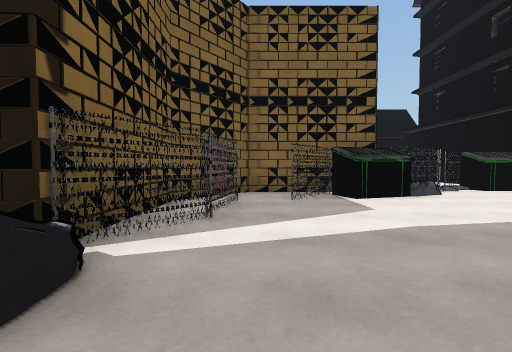
view 1 (above)

15 first-person views from a walk through a scene from a Unity 3-D project. The camera is 1.2 m above the floor, tilts 2° down and sees 90° across. The floor is counted in squares, 2 m on a side. Each view is taken from the middle of a square. On the plan, view 1 faces up. The plan holds only what a view shows up to about 9 squares ahead; the rest is blank. The place goes on beyond the plan. The player is left out. Some animated figures are not drawn.

view 2
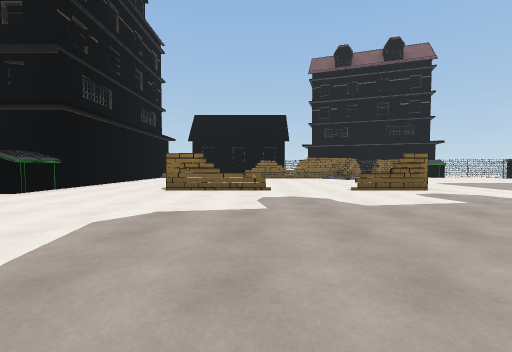

view 3
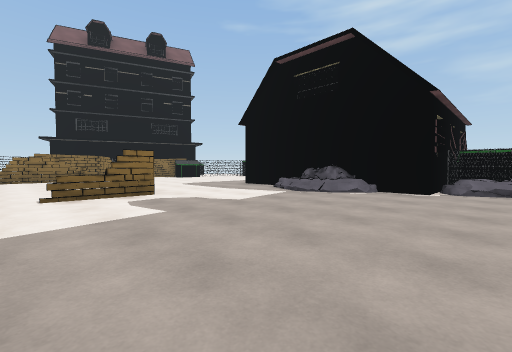

view 4
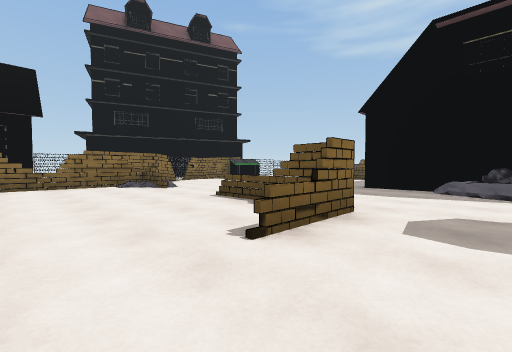

view 5
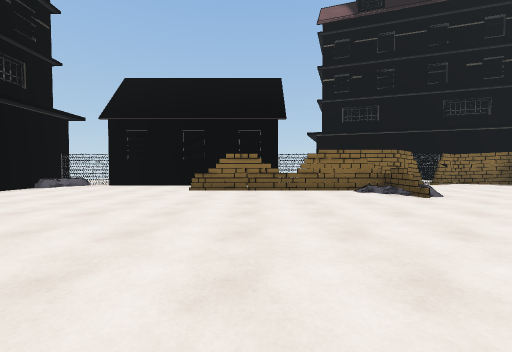

view 6
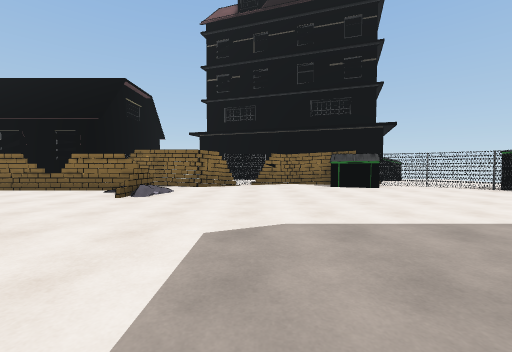

view 7
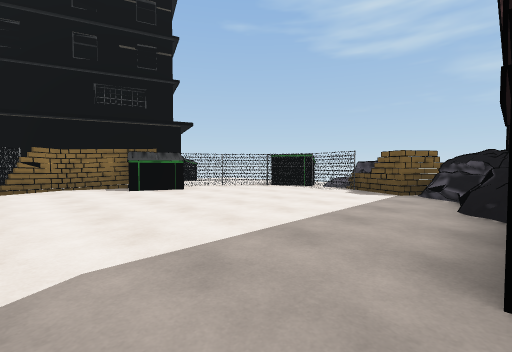

view 8
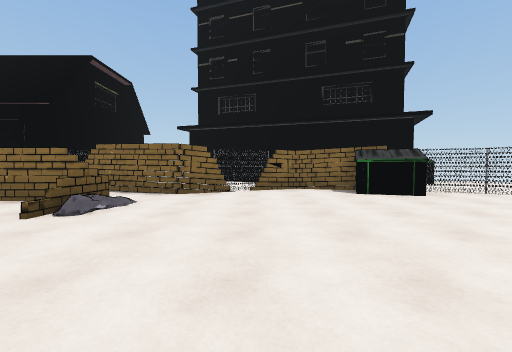

view 9
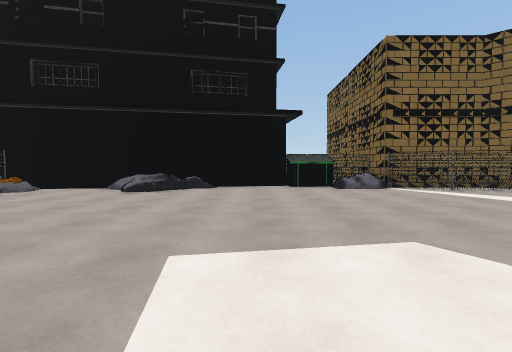

view 10
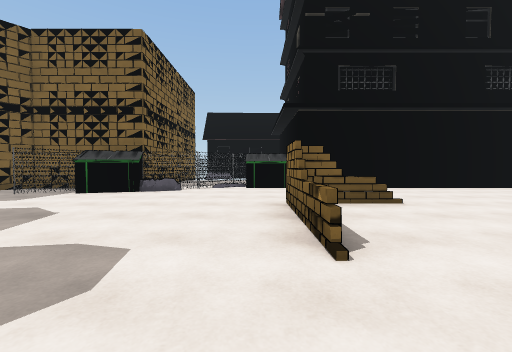

view 11
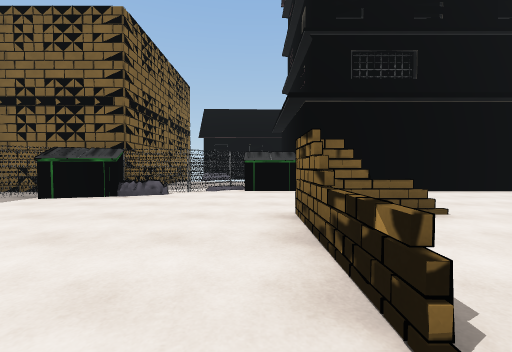

view 12
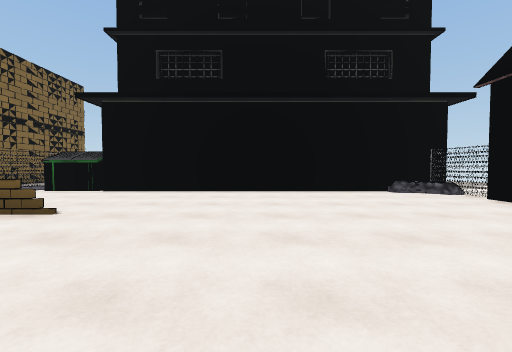

view 13
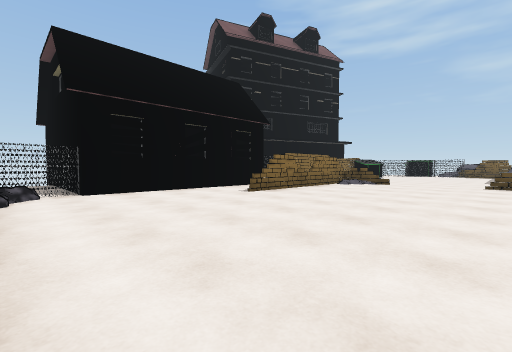

view 14
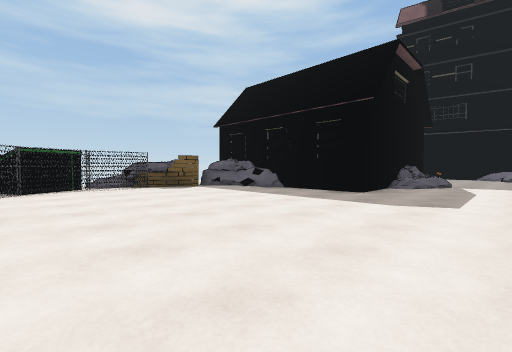

view 15
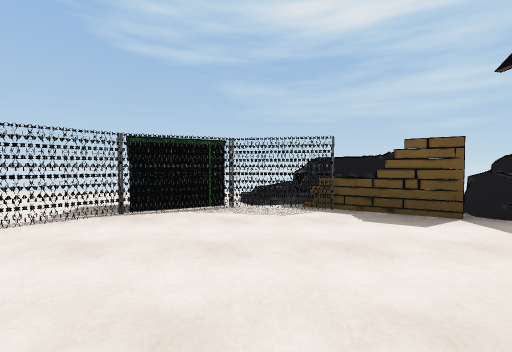

### Floor plan
Points are (right, up) in squares from view 1. A wall is a line through its corners. A room is listed if a view was taken in it or the views show most of it. See-through windows are left out.
Room 1 (views 1, 2, 3, 4, 5, 6, 7, 8, 9, 10, 11, 12, 13, 14, 15)
walls: (6.5, -3.3) (9.5, -3.3); (6.5, -3.4) (6.5, -1.5); (6.5, 0.6) (6.5, 3.4); (11.9, -3.3) (13.5, -3.3) (13.5, 1.6); (8.4, 3.2) (6.5, 3.2); (13.6, -3.4) (11.9, -3.4); (5, -7.1) (5.4, -7.4); (15.3, -0.7) (15.3, 1.6); (2.2, -7.5) (8, -7.5) (8, -11.6) (9.1, -11.9); (8.1, -10) (8.4, -11); (15.3, -5.4) (14.7, -4.3) (15.4, -1.7); (15.3, 2.4) (15.3, 3.6); (8.1, -11) (8.3, -11.5) (9.1, -12.1) (9.2, -12.7); (8, -11.2) (8.2, -11.5); (8.3, -11.2) (9, -12.1); (8.8, -11.5) (9.1, -12.3); (2.9, 6.1) (3.1, 5.4); (8.3, -11.7) (9.1, -12.1); (15.3, 4.4) (15.3, 4.9); (-1.8, -0.5) (-1.8, -1); (8.8, -11.9) (9.3, -12.5); (9.6, -11.9) (11.4, -12.9); (15.6, -8.7) (16.1, -7.1) (15.8, -6.4); (1.9, 6.1) (-0.2, 6.1) (-1.5, 4.5) (-1.5, 1.8) (-3, 1.8); (-2.2, -1) (-0.9, -8.5); (9.9, -12.4) (11.1, -13); (10.4, -12.4) (11, -13.1); (10.2, -12.5) (11.2, -13.2); (10.7, -12.4) (11.3, -13.4); (10.2, -12.6) (10.7, -12.7); (10.8, -12.5) (11.3, -13); (10.5, -12.8) (11.1, -13); (15.8, 6.3) (7.4, 6.3); (2.9, 9) (2.9, 5.9) (1.7, 5.5)
low walls: (5.4, -6.5) (5.8, -6.9); (4.1, -7.1) (4.7, -6.9); (8.1, -9.7) (8.4, -10.6); (8, -10) (8.4, -10.4); (8.1, -10.3) (8.5, -10.8); (-0.7, -3.8) (-0.3, -5); (-0.8, -5.3) (-0.9, -5.7); (-0.9, 1.3) (-1, 0.8); (-1, 1.4) (-1, 0.7); (-1, 1.5) (-1.1, 0.6); (9.2, -12.2) (9.2, -12.4); (11.1, -13) (11.3, -13.5)
ways out: opening at (15, -6); gap at (7, 2); gap at (8, -3)
objects: other object (-3, 0) to (-2, 0); other object (-3, 1); other object (-1, 2) to (-1, 3); other object (0, 4); other object (1, -7); other object (1, 5); other object (2, 5) to (3, 5); other object (4, 6); other object (5, 7); other object (6, 6); other object (6, 7); other object (7, 7) to (7, 9); other object (12, -13); other object (13, -14) to (14, -13); other object (13, -13); other object (14, -12); other object (15, -11); other object (15, -9); other object (15, -2); other object (15, 5); other object (15, 6); other object (16, 2); other object (16, 4)

Where each view was taken, in squares from view 1:
view 1: 0 up, 0 right, facing up
view 2: 1 up, 0 right, facing right
view 3: 1 down, 1 right, facing down-right
view 4: 0 up, 5 right, facing down-right
view 5: 0 up, 7 right, facing right
view 6: 6 down, 7 right, facing right
view 7: 6 down, 8 right, facing down-right
view 8: 6 down, 9 right, facing right
view 9: 2 down, 6 right, facing left
view 10: 1 down, 6 right, facing up
view 11: 0 up, 6 right, facing up
view 12: 0 up, 11 right, facing up
view 13: 6 up, 9 right, facing down-right
view 14: 5 down, 14 right, facing down-left
view 15: 9 down, 12 right, facing down
